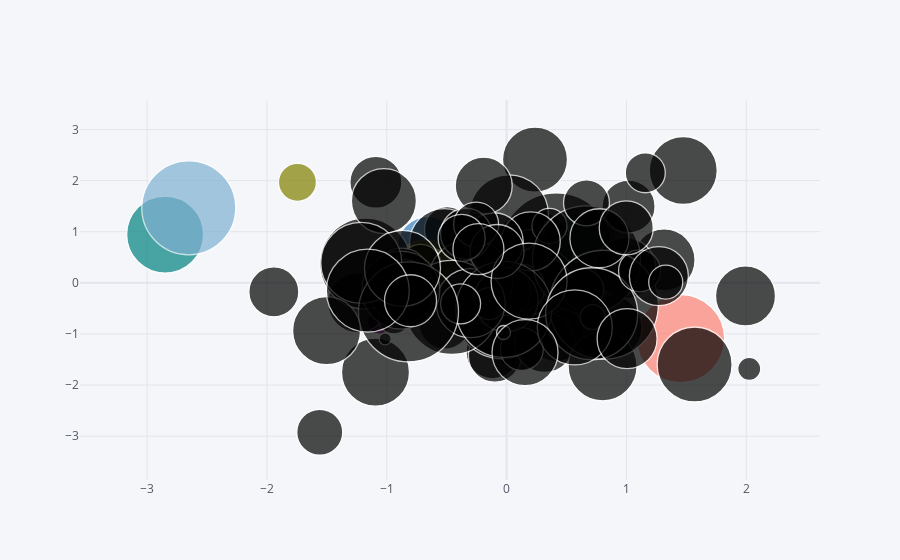

The cell this chart's notebook holds for it:
### Code cell
df.iplot(kind = "bubble", x = "A", y = "B", size = "C")
